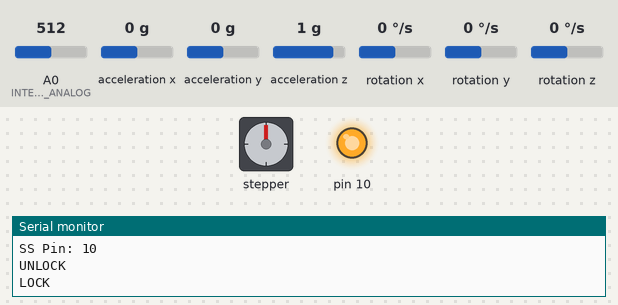
Bench run of a program on a simulated Arduino Uno, built with avr-gcc and run on an emulated ATmega328P. Parts: stepper motor, output pins drawn as LEDs (lit = HIGH), the last lines printed to the serial monitor. Wiring (inferred from the names in the program): MPU-6050 motion sensor at I2C address 0x68. Inputs (shaded band) come from the test bench; at power-on: A0 (INTERBOARD_ANALOG) = 512, acceleration x 0 g, acceleration y 0 g, acceleration z 1 g, rotation x 0 °/s, rotation y 0 °/s, rotation z 0 °/s. Stepper angles assume 200 steps per turn.

Above: at 0.1 s.
At 10.25 s:
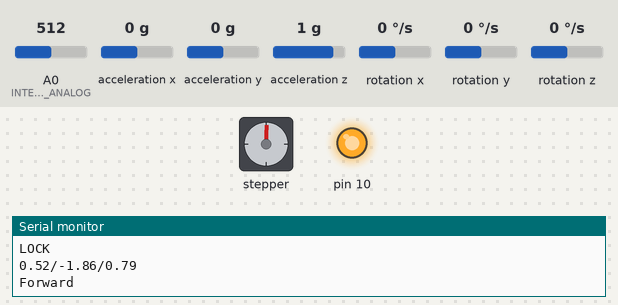
At 20.04 s:
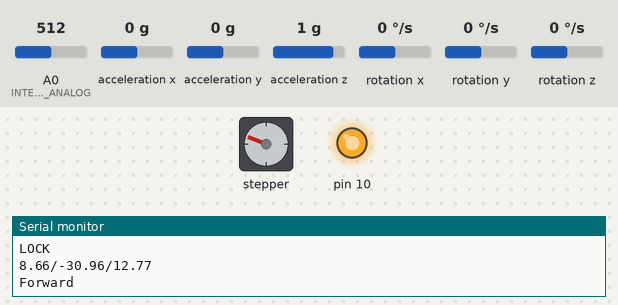
At 39.84 s:
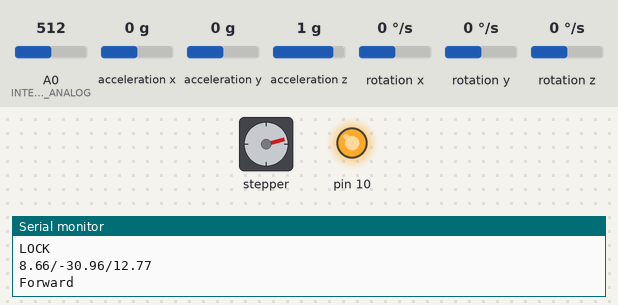
Timing chart, 0 to 40.0 s (numbered marks = the images above):
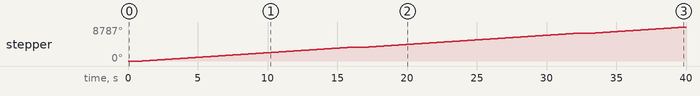

Measured:
- by itself, stepper: turns 3600° clockwise in 15.2 s, then 3600° clockwise in 15.2 s, then 1587° clockwise in 6.7 s

The program:

main.cpp
```cpp
#include <Arduino.h>
#include <Stepper.h>
#include <SPI.h>
#include "gyro.cpp"

#define INTERBOARD_ANALOG A0
#define UNLOCK_STATUS_FROM_ESP32 A1
#define LOCK_STATUS_FROM_ESP32 A2
#define MOTOR_STATUS_TOLERANCE 150
#define TOLERANCE 23
#define TEST_LED 9
#define UNLOCK_DIGITAL_PIN 11
#define LOCK_DIGITAL_PIN 12

// change this to the number of steps on your motor
const int STEPS = 200;

// create an instance of the stepper class, specifying
// the number of steps of the motor and the pins it's
// attached to
Stepper stepper(STEPS, 4, 5, 6, 7);

bool max_reverse = true;
bool max_forward = false;
char str[50];
volatile byte i;
volatile bool pin;

void setup()
{
  // angle_setup();
  Serial.begin(9600);
  Serial.print("MOSI Pin: ");
  Serial.println(MOSI);
  Serial.print("MISO Pin: ");
  Serial.println(MISO);
  Serial.print("SCK Pin: ");
  Serial.println(SCK);
  Serial.print("SS Pin: ");
  Serial.println(SS);
  // set the speed of the motor to 30 RPMs
  stepper.setSpeed(40);

  pinMode(UNLOCK_DIGITAL_PIN, INPUT);
  pinMode(LOCK_DIGITAL_PIN, INPUT);

  // pinMode(INTERBOARD_ANALOG, INPUT);
  // pinMode(TEST_LED, OUTPUT);
  pinMode(UNLOCK_STATUS_FROM_ESP32, INPUT);
  pinMode(LOCK_STATUS_FROM_ESP32, INPUT);
  SPI.begin();
  pinMode(MISO,OUTPUT);                   //Sets MISO as OUTPUT (Have to Send data to Master IN
  SPCR |= _BV(SPE);        // turn on SPI in slave mode
  i = 0; // buffer empty
  pin = false;
  SPI.attachInterrupt();     // turn on interrupt
}

ISR(SPI_STC_vect)
{
  Serial.println("hi");
  char c = SPDR;        // read byte from SPI Data Register
  if (i < sizeof(str)) {
    str [i++] = c; // save data in the next index in the array buff
    if ( (c == '\r') || (c == '\n') || (c=='\0') ) //check for the end of the word
      pin = true;
  }
}

void loop()
{
  Serial.println("UNLOCK " + digitalRead(UNLOCK_DIGITAL_PIN));
  Serial.println("LOCK " + digitalRead(LOCK_DIGITAL_PIN));

  delay(1000);

  if (digitalRead(UNLOCK_DIGITAL_PIN) == HIGH && digitalRead(LOCK_DIGITAL_PIN) == LOW) {
    stepper.step(STEPS);
  }

  else if (digitalRead(UNLOCK_DIGITAL_PIN) == LOW && digitalRead(LOCK_DIGITAL_PIN) == HIGH) {
    stepper.step(-STEPS);
  }

  else {
    stepper.step(0);
  }
  // get_angle();
  // Serial.println("Forward");
  // stepper.step(STEPS);
  get_angle();
  Serial.println("Forward");
  stepper.step(STEPS * 10);

  if (analogRead(INTERBOARD_ANALOG) >= 1023 - TOLERANCE) {
    digitalWrite(TEST_LED, HIGH);

  //   Serial.println("Forward");
  //   stepper.step(STEPS * 10);
  // }

  // // } else {
  // //   digitalWrite(TEST_LED, LOW);
  // // }
  // Serial.print("Lock: ");
  // Serial.println(analogRead(LOCK_STATUS_FROM_ESP32));
  // Serial.print("Unlock: ");
  // Serial.println(analogRead(UNLOCK_STATUS_FROM_ESP32));
  // delay(1000);

  // if (analogRead(MOTOR_STATUS_FROM_ESP32) >= 1023 - MOTOR_STATUS_TOLERANCE) {
  //   // Drive motor forward
  //   stepper.step(STEPS);
  // }
  // else if (analogRead(MOTOR_STATUS_FROM_ESP32) <= MOTOR_STATUS_TOLERANCE) {
  //   stepper.step(-STEPS);
  // }
  // else {
  //   stepper.step(0);
  // }
    Serial.println("Forward");
    stepper.step(STEPS * 10);

  } else {
    digitalWrite(TEST_LED, LOW);
  }
}
```

gyro.cpp
```cpp
#include <Wire.h>
#include <Arduino.h>

const int MPU = 0x68; // MPU6050 I2C address
float AccX, AccY, AccZ;
float GyroX, GyroY, GyroZ;
float accAngleX, accAngleY, gyroAngleX, gyroAngleY, gyroAngleZ;
float roll, pitch, yaw;
float AccErrorX, AccErrorY, GyroErrorX, GyroErrorY, GyroErrorZ;
float elapsedTime, currentTime, previousTime;
int c = 0;

void calculate_IMU_error() {
  // We can call this funtion in the setup section to calculate the accelerometer and gyro data error. From here we will get the error values used in the above equations printed on the Serial Monitor.
  // Note that we should place the IMU flat in order to get the proper values, so that we then can the correct values
  // Read accelerometer values 200 times
  while (c < 200) {
    Wire.beginTransmission(MPU);
    Wire.write(0x3B);
    Wire.endTransmission(false);
    Wire.requestFrom(MPU, 6, true);
    AccX = (Wire.read() << 8 | Wire.read()) / 16384.0 ;
    AccY = (Wire.read() << 8 | Wire.read()) / 16384.0 ;
    AccZ = (Wire.read() << 8 | Wire.read()) / 16384.0 ;
    // Sum all readings
    AccErrorX = AccErrorX + ((atan((AccY) / sqrt(pow((AccX), 2) + pow((AccZ), 2))) * 180 / PI));
    AccErrorY = AccErrorY + ((atan(-1 * (AccX) / sqrt(pow((AccY), 2) + pow((AccZ), 2))) * 180 / PI));
    c++;
  }
  //Divide the sum by 200 to get the error value
  AccErrorX = AccErrorX / 200;
  AccErrorY = AccErrorY / 200;
  c = 0;
  // Read gyro values 200 times
  while (c < 200) {
    Wire.beginTransmission(MPU);
    Wire.write(0x43);
    Wire.endTransmission(false);
    Wire.requestFrom(MPU, 6, true);
    GyroX = Wire.read() << 8 | Wire.read();
    GyroY = Wire.read() << 8 | Wire.read();
    GyroZ = Wire.read() << 8 | Wire.read();
    // Sum all readings
    GyroErrorX = GyroErrorX + (GyroX / 131.0);
    GyroErrorY = GyroErrorY + (GyroY / 131.0);
    GyroErrorZ = GyroErrorZ + (GyroZ / 131.0);
    c++;
  }
  //Divide the sum by 200 to get the error value
  GyroErrorX = GyroErrorX / 200;
  GyroErrorY = GyroErrorY / 200;
  GyroErrorZ = GyroErrorZ / 200;
  // Print the error values on the Serial Monitor
  Serial.print("AccErrorX: ");
  Serial.println(AccErrorX);
  Serial.print("AccErrorY: ");
  Serial.println(AccErrorY);
  Serial.print("GyroErrorX: ");
  Serial.println(GyroErrorX);
  Serial.print("GyroErrorY: ");
  Serial.println(GyroErrorY);
  Serial.print("GyroErrorZ: ");
  Serial.println(GyroErrorZ);
}

void angle_setup() {
  Serial.begin(9600);
  Wire.begin();                      // Initialize comunication
  Wire.beginTransmission(MPU);       // Start communication with MPU6050 // MPU=0x68
  Wire.write(0x6B);                  // Talk to the register 6B
  Wire.write(0x00);                  // Make reset - place a 0 into the 6B register
  Wire.endTransmission(true);        //end the transmission

  // Configure Accelerometer Sensitivity - Full Scale Range (default +/- 2g)
  Wire.beginTransmission(MPU);
  Wire.write(0x1C);                  //Talk to the ACCEL_CONFIG register (1C hex)
  Wire.write(0x10);                  //Set the register bits as 00010000 (+/- 8g full scale range)
  Wire.endTransmission(true);
  // Configure Gyro Sensitivity - Full Scale Range (default +/- 250deg/s)
  Wire.beginTransmission(MPU);
  Wire.write(0x1B);                   // Talk to the GYRO_CONFIG register (1B hex)
  Wire.write(0x10);                   // Set the register bits as 00010000 (1000deg/s full scale)
  Wire.endTransmission(true);
  delay(20);

  // Call this function if you need to get the IMU error values for your module
  calculate_IMU_error();
  delay(20);
}
void get_angle() {
  // === Read acceleromter data === //
  Wire.beginTransmission(MPU);
  Wire.write(0x3B); // Start with register 0x3B (ACCEL_XOUT_H)
  Wire.endTransmission(false);
  Wire.requestFrom(MPU, 6, true); // Read 6 registers total, each axis value is stored in 2 registers
  //For a range of +-2g, we need to divide the raw values by 16384, according to the datasheet
  AccX = (Wire.read() << 8 | Wire.read()) / 16384.0; // X-axis value
  AccY = (Wire.read() << 8 | Wire.read()) / 16384.0; // Y-axis value
  AccZ = (Wire.read() << 8 | Wire.read()) / 16384.0; // Z-axis value
  // Calculating Roll and Pitch from the accelerometer data
  accAngleX = (atan(AccY / sqrt(pow(AccX, 2) + pow(AccZ, 2))) * 180 / PI) - 0.58; // AccErrorX ~(0.58) See the calculate_IMU_error()custom function for more details
  accAngleY = (atan(-1 * AccX / sqrt(pow(AccY, 2) + pow(AccZ, 2))) * 180 / PI) + 1.58; // AccErrorY ~(-1.58)
  // === Read gyroscope data === //
  previousTime = currentTime;        // Previous time is stored before the actual time read
  currentTime = millis();            // Current time actual time read
  elapsedTime = (currentTime - previousTime) / 1000; // Divide by 1000 to get seconds
  Wire.beginTransmission(MPU);
  Wire.write(0x43); // Gyro data first register address 0x43
  Wire.endTransmission(false);
  Wire.requestFrom(MPU, 6, true); // Read 4 registers total, each axis value is stored in 2 registers
  GyroX = (Wire.read() << 8 | Wire.read()) / 131.0; // For a 250deg/s range we have to divide first the raw value by 131.0, according to the datasheet
  GyroY = (Wire.read() << 8 | Wire.read()) / 131.0;
  GyroZ = (Wire.read() << 8 | Wire.read()) / 131.0;
  // Correct the outputs with the calculated error values
  GyroX = GyroX + 0.56; // GyroErrorX ~(-0.56)
  GyroY = GyroY - 2; // GyroErrorY ~(2)
  GyroZ = GyroZ + 0.79; // GyroErrorZ ~ (-0.8)
  // Currently the raw values are in degrees per seconds, deg/s, so we need to multiply by sendonds (s) to get the angle in degrees
  gyroAngleX = gyroAngleX + GyroX * elapsedTime; // deg/s * s = deg
  gyroAngleY = gyroAngleY + GyroY * elapsedTime;
  yaw =  yaw + GyroZ * elapsedTime;
  // Complementary filter - combine acceleromter and gyro angle values
  roll = 0.96 * gyroAngleX + 0.04 * accAngleX;
  pitch = 0.96 * gyroAngleY + 0.04 * accAngleY;

  // Print the values on the serial monitor
  Serial.print(roll);
  Serial.print("/");
  Serial.print(pitch);
  Serial.print("/");
  Serial.println(yaw);
  gyroAngleX = 0;
  gyroAngleY = 0;
  yaw = 0;
}
```
